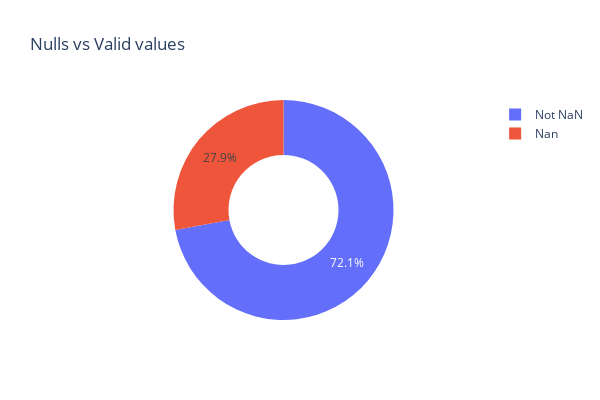

This figure's notebook cell:
### Markdown cell above
Otro paso importante de análisis es el recuento de nulos, su distribución y el proceso de imputarlos. Para esto ploteamos primero la suma de todos los camos nulos en relación a aquellos válidos. De este primer análisis se desprende que un 28% (400.000+) campos son nulos.

### Code cell
fig_pieplot = px.pie(
    labels=['NaN', 'Not NaN'],
    values=[df.isnull().sum().sum(), 
    df.shape[0]*df.shape[1]-df.isnull().sum().sum()], 
    width=600, height=400, 
    names=['Nan', 'Not NaN'], 
    title='Nulls vs Valid values', 
    hole=0.5)

fig_pieplot.show()

### Figure 1 — Plotly figure (JSON) as saved in the notebook; plotly's stock layout.template omitted (floating-point values rounded to 4 significant figures)
{"data": [{"domain": {"x": [0, 1], "y": [0, 1]}, "hole": 0.5, "hovertemplate": "label=%{label}<br>value=%{value}<extra></extra>", "labels": ["Nan", "Not NaN"], "legendgroup": "", "name": "", "showlegend": true, "type": "pie", "values": [615624, 1591036]}], "layout": {"height": 400, "legend": {"tracegroupgap": 0}, "title": {"text": "Nulls vs Valid values"}, "width": 600}}
